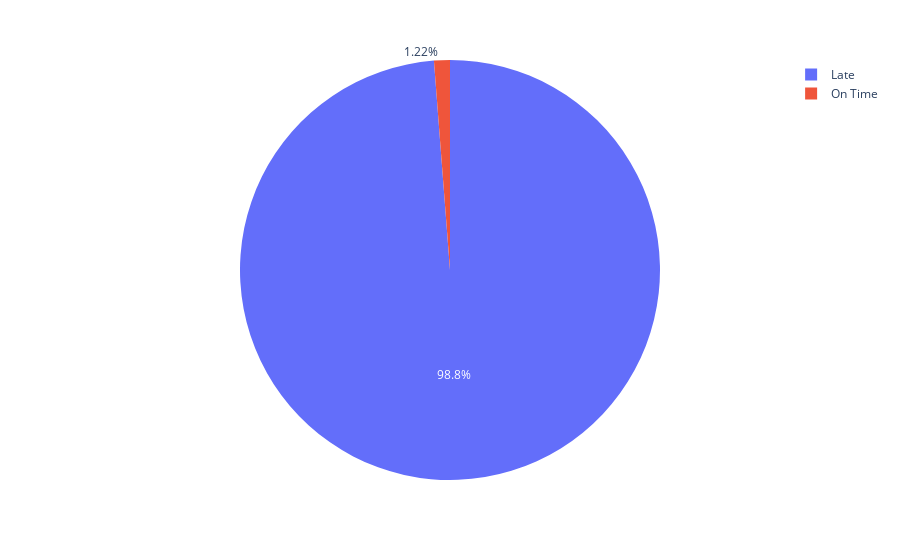

Source (notebook cell):
### Code cell
fig= px.pie(DepStatus,DepStatus.index, DepStatus.values)
fig.show()

### Figure 1 — Plotly figure (JSON) as saved in the notebook; plotly's stock layout.template omitted (floating-point values rounded to 4 significant figures)
{"data": [{"domain": {"x": [0, 1], "y": [0, 1]}, "hovertemplate": "index=%{label}<br>value=%{value}<extra></extra>", "labels": ["Late", "On Time"], "legendgroup": "", "name": "", "showlegend": true, "type": "pie", "values": [87462, 1081]}], "layout": {"legend": {"tracegroupgap": 0}, "margin": {"t": 60}}}
